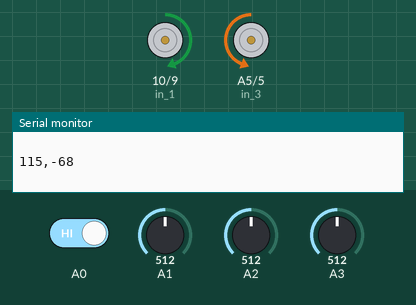
A sketch run on a simulated Arduino Uno, built with avr-gcc and run on an emulated ATmega328P. Shown: motor-driver pin pairs drawn as motors (green arrow = first pin HIGH = forward, orange = second pin HIGH = backward, longer = more drive, scaled by the enable pin), the last lines printed to the serial monitor. Inputs (shaded band) come from the test bench; at power-on: A3 = 512, A0 HIGH, A1 = 512, A2 = 512.

Above: at 1.2 s.
1.3 s: A3 set to 572
4.3 s: A3 set to 601
At 5.3 s:
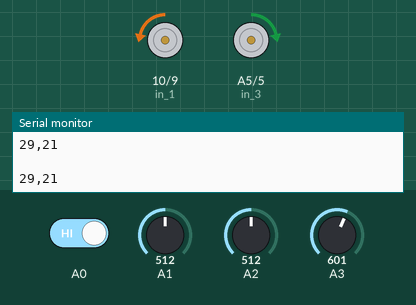
7.3 s: A0 driven LOW
At 8.3 s:
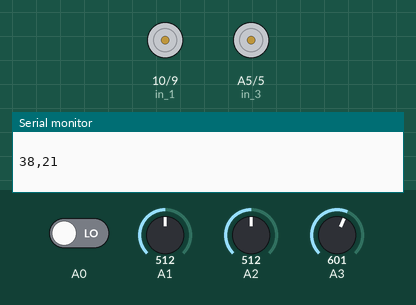
8.8 s: A0 driven HIGH
At 9.2 s:
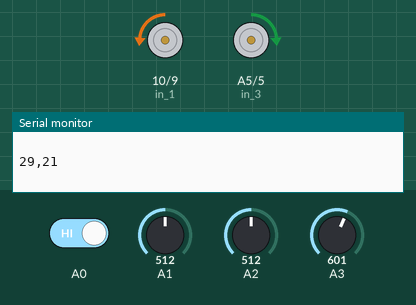
11.8 s: A3 set to 716
13.3 s: A3 set to 900
At 13.9 s:
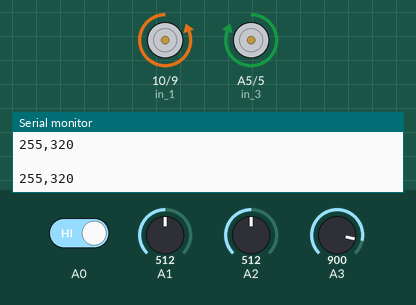
Timing chart, 0 to 15.8 s (numbered marks = the images above; inputs shaded):
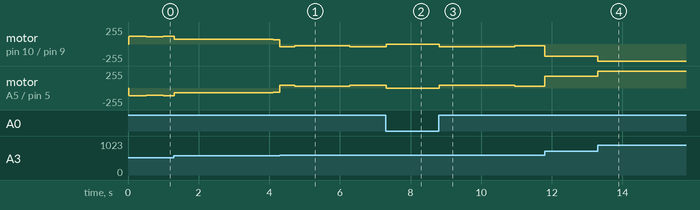

Measured:
- the behaviour switches between 589 and 590 on A3 (found by bisection; images 0 and 1)
- after the input at 4.3 s, motor on pin 10 (in_1) / pin 9 (in_2): forward 63/255 → backward 38/255 at once, → backward 29/255 0.42 s later, → backward 38/255 1.6 s later; motor on A5 (in_3) / pin 5 (in_4): backward 63/255 → forward 38/255 at once, → forward 29/255 0.42 s later, → forward 38/255 1.6 s later
- after the input at 7.3 s, motor on pin 10 (in_1) / pin 9 (in_2): backward 38/255 → stopped at once; motor on A5 (in_3) / pin 5 (in_4): forward 38/255 → stopped at once
- after the input at 8.8 s, motor on pin 10 (in_1) / pin 9 (in_2): stopped → backward 38/255 at once, → backward 29/255 2.1 s later; motor on A5 (in_3) / pin 5 (in_4): stopped → forward 38/255 at once, → forward 29/255 2.1 s later
- after the input at 13.3 s, motor on pin 10 (in_1) / pin 9 (in_2): backward 180/255 → backward 255/255 at once; motor on A5 (in_3) / pin 5 (in_4): forward 180/255 → forward 255/255 at once

The sketch:

Self_Balancing_Robot.ino
```cpp
// ------------------- 02/12/2019 11:10am -----------------

// High Jitter
// High overshoot
//

 // ----------------- PIN LOCATIONS -------------------
 int pwm1 = 6;  // enable pin EN2
 int pwm2 = 11; // enable pin EN1
 int in_1 = 10;
 int in_2 = 9;
 int in_3 = A5 ;
 int in_4 = 5;

 // ------------------ INITIALISING VARIABLES --------------------
 int currentAngle, currenttime, balance;
 int currenterror, proportional, derivative ;
 int MOTOR, timegap ;
 int up, yaw, pitch, roll ;

 // ------------------ DEFINING VARIABLES -----------------------
 int targetAngle = 580 ;                // INITIALLY 512 BUT CHANGED TO ACCOUNT FOR WEIGTH DISTRIBUTION
 int previoustime = 0 ;
 int previouserror = 0 ;
 int previousAngle = 0 ;
 int integral = 0 ;

 int Kp = 38 ;
 int Ki = 1 ;
 float Kd = 12 ;


void setup() {
  Serial.begin(9600);
  // --------------------- SETTING PIN MODES ----------------
  pinMode(in_1, OUTPUT) ;
  pinMode(in_2, OUTPUT) ;
  pinMode(in_3, OUTPUT) ;
  pinMode(in_4, OUTPUT) ;
  pinMode(pwm1, OUTPUT) ;
  pinMode(pwm2, OUTPUT) ;

  // ----------- INITIALISING STARTING CONIDITIONS ----------
  digitalWrite(in_1, 0) ;
  digitalWrite(in_2, 0) ;
  digitalWrite(in_3, 0) ;
  digitalWrite(in_4, 0) ;

}

void loop() {
  //------------------ TIMER -----------------------
  currenttime = millis();
  timegap = currenttime - previoustime ;
  delay(20) ;

  // ---------------- DATA INPUTS ----------------
  balance = digitalRead(A0);      // UP PIN
  yaw = analogRead(A1);           // - NOT USED
  roll = analogRead(A2) ;         // - NOT USED
  pitch = analogRead(A3);         // ANGLE OF INCLINATION

  currentAngle = pitch ;

  if (balance == false)     // -------------- IF NOT WITHIN BALANCING RANGE -> ROBOT IS OFF
  {
    // SET EVERYTHING TO ZERO
    analogWrite(pwm1, 0) ;
    analogWrite(pwm2, 0) ;
    digitalWrite(in_1, 0);
    digitalWrite(in_2, 0);
    digitalWrite(in_3, 0);
    digitalWrite(in_4, 0);
  }

  if (balance == true)    // --------------- IF WITHIN BALANCING RANGE -> ROBOT IS ON
  {
    //  -------- PID CONTROL ------------
    currenterror = currentAngle - targetAngle ; // works
    proportional = currenterror ;
    integral = integral + (currenterror  * timegap) ;
    integral = constrain(integral, -100, 100) ;
    derivative = (currenterror - previouserror) / timegap ;

    MOTOR = (Kp * proportional) + (Ki * integral) + (Kd * derivative) ;

    MOTOR = map(MOTOR, -5400, 5400, -230, 230) ;
    MOTOR = constrain(MOTOR, -255, 255) ;


    if (MOTOR < 5 && MOTOR > 90)
      {
        MOTOR = map(MOTOR, 5, 90, 60, 120) ;
      }
    else if (MOTOR > -90 && MOTOR < -5)
    {
        MOTOR = map(MOTOR, -90, -5, -120, -60);
    }


   // -------- WRITING TO MOTORS -----------

    if (currenterror < -150)
    {
      // FORWARDS (GLASS SIDE)
      digitalWrite(in_1, HIGH);
      digitalWrite(in_2, LOW);
      digitalWrite(in_3, LOW);
      digitalWrite(in_4, HIGH);
      MOTOR = abs(MOTOR) ;
    }

    else if (currenterror > 150)
    {
      // BACKWARDS (WIRES)
      digitalWrite(in_1, LOW);
      digitalWrite(in_2, HIGH);
      digitalWrite(in_3, HIGH);
      digitalWrite(in_4, LOW);
      MOTOR = abs(MOTOR) ;
    }

    else if (currenterror > -150 && currenterror < -2)
    {
      // FORWARDS (GLASS SIDE)
      digitalWrite(in_1, HIGH);
      digitalWrite(in_2, LOW);
      digitalWrite(in_3, LOW);
      digitalWrite(in_4, HIGH);
      MOTOR = abs(constrain(MOTOR, -180, 180)) ;
    }

    else if (currenterror < 150 && currenterror > 2)
    {
      // FORWARDS (GLASS SIDE)
      digitalWrite(in_1, LOW);
      digitalWrite(in_2, HIGH);
      digitalWrite(in_3, HIGH);
      digitalWrite(in_4, LOW);
      MOTOR = abs(constrain(MOTOR, -180, 180)) ;
    }


    else
    {
      MOTOR = 0 ;
    }

    analogWrite(pwm1, MOTOR);
    analogWrite(pwm2, MOTOR);
    // --------------------------------------

    // ----------- PRINT VALUES --------------
//    Serial.print(" -- PID CONTROL VALUES --- " );
//    Serial.print("currrentangle ");
//    Serial.println(currentAngle);
//    Serial.print("balance ");
//    Serial.println(balance);
//    Serial.print("yaw") ;
//    Serial.println(yaw) ;
//    Serial.print("MOTOR") ;
    Serial.print(MOTOR);
    Serial.print(",") ;
//    Serial.print("CURRENT ANGLE") ;
//    Serial.println(currentAngle) ;
//    Serial.print("PITCH") ;
//    Serial.println(pitch) ;
//    Serial.print("CURRENT ERROR") ;
    Serial.println(currenterror) ;
    Serial.println(" ");
   // ---------------------------------------


  }
}
```
